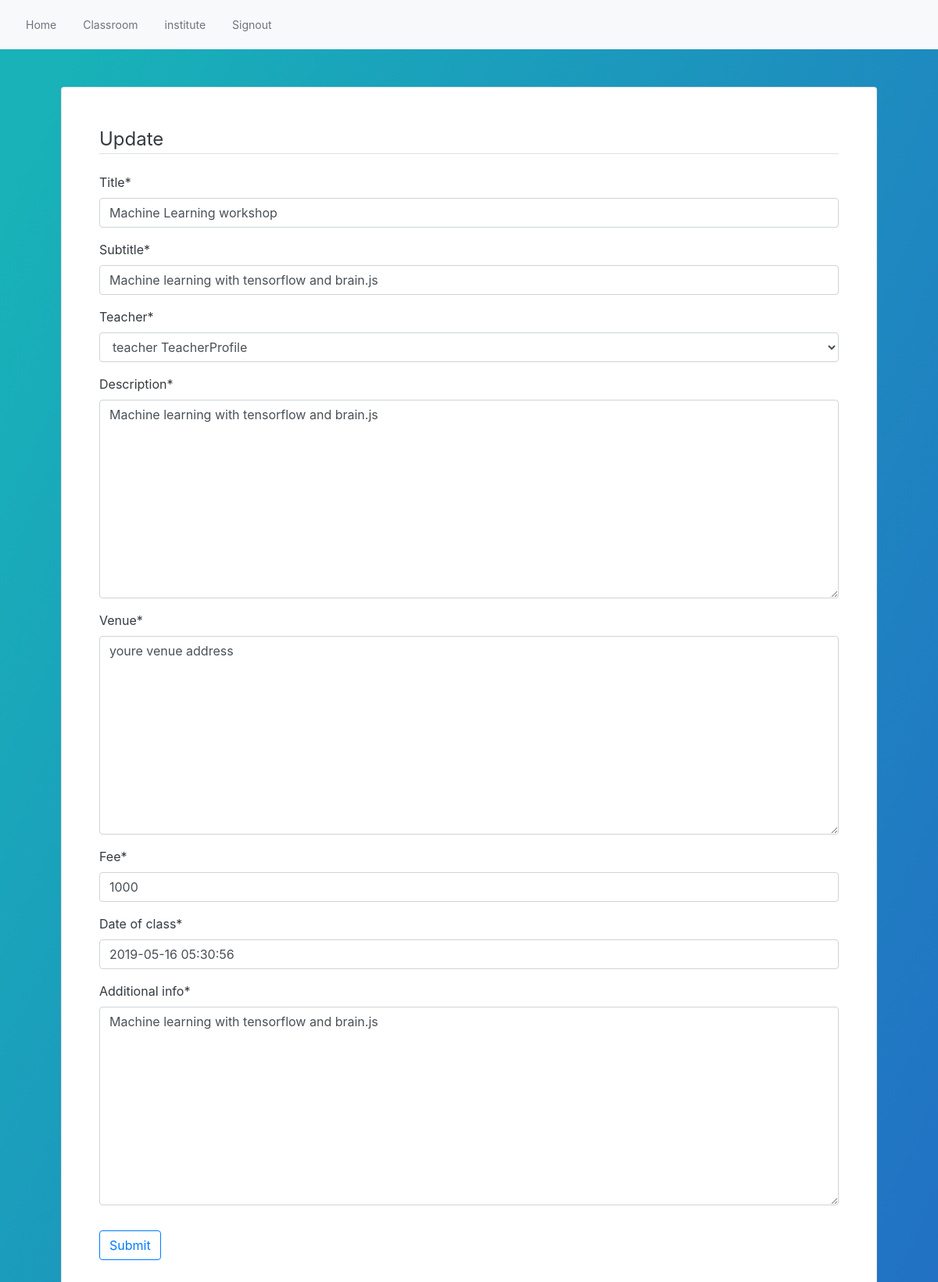
Screenshot of /classroom/6/edit/ (signed in) with the database file from the repository.
### classroom/models.py (models this page shows, shortened)
class classroom(models.Model):
	host = models.ForeignKey(User,on_delete = models.CASCADE)
	teacher = models.ForeignKey(TeacherProfile,on_delete = models.CASCADE)
	title = models.CharField(max_length = 256)
	subtitle = models.CharField(max_length = 257,default='')
	venue = models.TextField(default='youre venue address')
	description = models.TextField()
	fee = models.CharField(max_length=15)
	date_posted = models.DateTimeField(default=timezone.now)
	date_of_class = models.DateTimeField(default=timezone.now)
	additional_info = models.TextField(default='guidelines etc...')

### classroom/views.py (the view, shortened to what this page needs)
# urls.py: path('<int:pk>/edit/', views.ClassroomEditView.as_view(),name='editclassroomview'),
@method_decorator([login_required],name='dispatch')
class ClassroomEditView(UpdateView):
    model = classroom
    fields = ('title','subtitle','teacher','description','venue','fee','date_of_class','additional_info')
    template_name = "classroom/classroomedit.html"
    success_url = reverse_lazy('classroomhome')

### user/models.py (called while the page is built)
	def __str__(self):
		return f'{self.user.username} TeacherProfile'

### templates/classroom/classroomedit.html (shortened to what this page needs)
<!DOCTYPE html>
<html>
<head>
</head>
<body>
{%extends "base.html"%}
{%load crispy_forms_tags%}
{% block content %}
{%include "includes/navbar.html"%}
<div class="signup-data container p-5 text-dark">
    <div class="content-section p-5 card">
            <form method="POST" class="">
                <fieldset class="form-group">
                    <legend class="border-bottom mb-4">Update</legend>
                    {{ form|crispy }}
                </fieldset>
                <div class="form-group">
                    <button class="btn btn-outline-primary" type="submit">Submit</button>
                </div>
            </form>
        </div>
    </div>
{% endblock %}

### templates/includes/navbar.html (shortened to what this page needs)
<nav class="navbar navbar-expand-lg navbar-primary  bg-light "style="margin-top: -55px;" >
  <div class="collapse navbar-collapse" id="navbarNav">
    <ul class="navbar-nav">
      <li class="nav-item btn btn-sm active ">
        <a class="nav-link disabled" href="{%url 'home'%}">Home</a>
      </li>
      {%if user.is_authenticated%}
      <li class="nav-item btn btn-sm active ">
        <a class="nav-link disabled" href="{%url 'classroomhome'%}">Classroom</a>
      </li>
      <li class="nav-item btn btn-sm active ">
        <a class="nav-link disabled" href="{%url 'profile'%}">{{user.username}}</a>
      </li>
      <li class="nav-item btn btn-sm active ">
        <a class="nav-link disabled" href="{%url 'signout'%}">Signout</a>
      </li>
      {%endif%}
    </ul>
  </div>
</nav>

### templates/base.html (style rules this page uses)
body { padding-top: 55px; background: linear-gradient(114.1501577487deg, #18b2b8 4.9296141814%, #245fc7 97.838894682%) no-repeat; background-size:100% 165%; color: #ffffff; animation-name: back; animation-duration: 50s; animation-iteration-count: infinite; }

### rows the page displays
classroom: title "Machine Learning workshop", subtitle "Machine learning with tensorflow and brain.js", teacher "teacher TeacherProfile", description "Machine learning with tensorflow and brain.js", venue "youre venue address", fee "1000", date_of_class "2019-05-16 05:30:56", additional_info "Machine learning with tensorflow and brain.js"

### other values shown
{{ user.username }} "institute"
